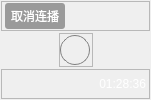
<?xml version="1.0" encoding="UTF-8"?>
<ui version="4.0">
 <class>AdvCoverLab</class>
 <widget class="QWidget" name="AdvCoverLab">
  <property name="geometry">
   <rect>
    <x>0</x>
    <y>0</y>
    <width>151</width>
    <height>100</height>
   </rect>
  </property>
  <property name="windowTitle">
   <string>Form</string>
  </property>
  <layout class="QVBoxLayout" name="verticalLayout">
   <property name="spacing">
    <number>0</number>
   </property>
   <property name="leftMargin">
    <number>0</number>
   </property>
   <property name="topMargin">
    <number>0</number>
   </property>
   <property name="rightMargin">
    <number>0</number>
   </property>
   <property name="bottomMargin">
    <number>0</number>
   </property>
   <item>
    <widget class="QFrame" name="frame_mask">
     <property name="styleSheet">
      <string notr="true">#frame_mask
{
background-color: transparent;
}</string>
     </property>
     <property name="frameShape">
      <enum>QFrame::StyledPanel</enum>
     </property>
     <property name="frameShadow">
      <enum>QFrame::Raised</enum>
     </property>
     <layout class="QVBoxLayout" name="verticalLayout_4">
      <property name="spacing">
       <number>0</number>
      </property>
      <property name="leftMargin">
       <number>0</number>
      </property>
      <property name="topMargin">
       <number>0</number>
      </property>
      <property name="rightMargin">
       <number>0</number>
      </property>
      <property name="bottomMargin">
       <number>0</number>
      </property>
      <item>
       <widget class="QFrame" name="frame_title">
        <property name="minimumSize">
         <size>
          <width>0</width>
          <height>30</height>
         </size>
        </property>
        <property name="maximumSize">
         <size>
          <width>16777215</width>
          <height>30</height>
         </size>
        </property>
        <property name="frameShape">
         <enum>QFrame::StyledPanel</enum>
        </property>
        <property name="frameShadow">
         <enum>QFrame::Raised</enum>
        </property>
        <layout class="QHBoxLayout" name="horizontalLayout">
         <property name="leftMargin">
          <number>3</number>
         </property>
         <property name="topMargin">
          <number>0</number>
         </property>
         <property name="rightMargin">
          <number>0</number>
         </property>
         <property name="bottomMargin">
          <number>0</number>
         </property>
         <item>
          <widget class="QPushButton" name="pushButton_cancelplay">
           <property name="minimumSize">
            <size>
             <width>60</width>
             <height>26</height>
            </size>
           </property>
           <property name="maximumSize">
            <size>
             <width>60</width>
             <height>26</height>
            </size>
           </property>
           <property name="styleSheet">
            <string notr="true">QPushButton
{
border: none;
color: white;
border-radius: 3px;
background-color: rgb(154, 154, 154);
}

QPushButton:hover
{
color: #33c9ff;
background-color: #d44e7d;
}

QPushButton[cancel = &quot;true&quot;]
{
border: none;
color: transparent;
background-color: transparent;
}

QPushButton[cancel = &quot;false&quot;]
{
border: none;
color: white;
border-radius: 3px;
background-color: rgb(154, 154, 154);
}</string>
           </property>
           <property name="text">
            <string>取消连播</string>
           </property>
          </widget>
         </item>
         <item>
          <spacer name="horizontalSpacer">
           <property name="orientation">
            <enum>Qt::Horizontal</enum>
           </property>
           <property name="sizeHint" stdset="0">
            <size>
             <width>40</width>
             <height>20</height>
            </size>
           </property>
          </spacer>
         </item>
        </layout>
       </widget>
      </item>
      <item>
       <layout class="QVBoxLayout" name="verticalLayout_3">
        <property name="spacing">
         <number>0</number>
        </property>
        <item>
         <spacer name="verticalSpacer_2">
          <property name="orientation">
           <enum>Qt::Vertical</enum>
          </property>
          <property name="sizeHint" stdset="0">
           <size>
            <width>20</width>
            <height>40</height>
           </size>
          </property>
         </spacer>
        </item>
        <item>
         <layout class="QHBoxLayout" name="horizontalLayout_3">
          <property name="spacing">
           <number>0</number>
          </property>
          <item>
           <spacer name="horizontalSpacer_3">
            <property name="orientation">
             <enum>Qt::Horizontal</enum>
            </property>
            <property name="sizeHint" stdset="0">
             <size>
              <width>40</width>
              <height>20</height>
             </size>
            </property>
           </spacer>
          </item>
          <item>
           <widget class="QFrame" name="frame_play">
            <property name="minimumSize">
             <size>
              <width>34</width>
              <height>34</height>
             </size>
            </property>
            <property name="maximumSize">
             <size>
              <width>34</width>
              <height>34</height>
             </size>
            </property>
            <property name="frameShape">
             <enum>QFrame::StyledPanel</enum>
            </property>
            <property name="frameShadow">
             <enum>QFrame::Raised</enum>
            </property>
            <layout class="QVBoxLayout" name="verticalLayout_2">
             <property name="spacing">
              <number>0</number>
             </property>
             <property name="leftMargin">
              <number>0</number>
             </property>
             <property name="topMargin">
              <number>0</number>
             </property>
             <property name="rightMargin">
              <number>0</number>
             </property>
             <property name="bottomMargin">
              <number>0</number>
             </property>
             <item>
              <widget class="QPushButton" name="pushButton_pause">
               <property name="minimumSize">
                <size>
                 <width>30</width>
                 <height>30</height>
                </size>
               </property>
               <property name="maximumSize">
                <size>
                 <width>30</width>
                 <height>30</height>
                </size>
               </property>
               <property name="styleSheet">
                <string notr="true">QPushButton
{
border-radius: 15px;
border: 1px solid gray;
font: 400 17px &quot;微软雅黑&quot;;
color: white;
}

QPushButton:hover
{
border-image: url(:/images/advterise/adv_play_hover.png);
}


QPushButton[pause = &quot;true&quot;]
{
color: transparent;
border: none;
border-image: url(:/images/advterise/adv_pause.png);
}

QPushButton[pause = &quot;false&quot;]
{
border-radius: 15px;
border: 1px solid gray;
font: 400 17px &quot;微软雅黑&quot;;
color: white;
}</string>
               </property>
               <property name="text">
                <string/>
               </property>
              </widget>
             </item>
            </layout>
           </widget>
          </item>
          <item>
           <spacer name="horizontalSpacer_4">
            <property name="orientation">
             <enum>Qt::Horizontal</enum>
            </property>
            <property name="sizeHint" stdset="0">
             <size>
              <width>40</width>
              <height>20</height>
             </size>
            </property>
           </spacer>
          </item>
         </layout>
        </item>
        <item>
         <spacer name="verticalSpacer">
          <property name="orientation">
           <enum>Qt::Vertical</enum>
          </property>
          <property name="sizeHint" stdset="0">
           <size>
            <width>20</width>
            <height>40</height>
           </size>
          </property>
         </spacer>
        </item>
       </layout>
      </item>
      <item>
       <widget class="QFrame" name="frame_duration">
        <property name="minimumSize">
         <size>
          <width>0</width>
          <height>30</height>
         </size>
        </property>
        <property name="maximumSize">
         <size>
          <width>16777215</width>
          <height>30</height>
         </size>
        </property>
        <property name="frameShape">
         <enum>QFrame::StyledPanel</enum>
        </property>
        <property name="frameShadow">
         <enum>QFrame::Raised</enum>
        </property>
        <layout class="QHBoxLayout" name="horizontalLayout_2">
         <property name="leftMargin">
          <number>0</number>
         </property>
         <property name="topMargin">
          <number>0</number>
         </property>
         <property name="rightMargin">
          <number>0</number>
         </property>
         <property name="bottomMargin">
          <number>0</number>
         </property>
         <item>
          <spacer name="horizontalSpacer_2">
           <property name="orientation">
            <enum>Qt::Horizontal</enum>
           </property>
           <property name="sizeHint" stdset="0">
            <size>
             <width>40</width>
             <height>20</height>
            </size>
           </property>
          </spacer>
         </item>
         <item>
          <widget class="QPushButton" name="pushButton_duration">
           <property name="minimumSize">
            <size>
             <width>70</width>
             <height>26</height>
            </size>
           </property>
           <property name="maximumSize">
            <size>
             <width>70</width>
             <height>26</height>
            </size>
           </property>
           <property name="styleSheet">
            <string notr="true">QPushButton
{
border: none;
color: white;
text-align: right;
padding-right:3px;
}</string>
           </property>
           <property name="text">
            <string>01:28:36</string>
           </property>
          </widget>
         </item>
        </layout>
       </widget>
      </item>
     </layout>
    </widget>
   </item>
  </layout>
 </widget>
 <resources/>
 <connections/>
</ui>
